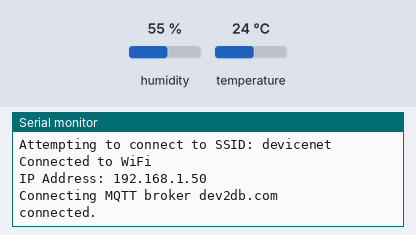
The sketch below on a simulated Arduino MKR. Parts: the last lines printed to the serial monitor. Inputs (shaded band) come from the test bench; at power-on: humidity 55 %, temperature 24 °C. WiFi joins after 1.5 s; servers stay silent unless stated; no MQTT or app messages arrive unless stated.

Above: at 2.7 s.
2.8 s: humidity set to 22 %
At 11.0 s:
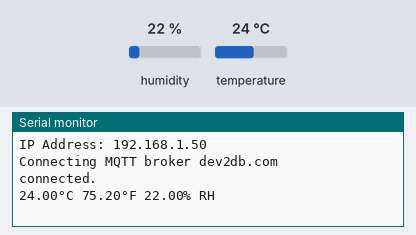
16.6 s: temperature set to 12 °C
At 21.1 s:
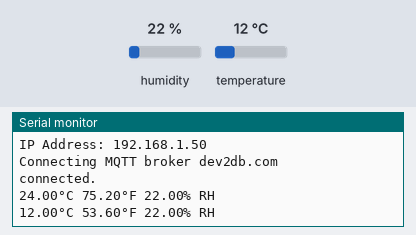
30.4 s: humidity set to 40 %
At 41.2 s:
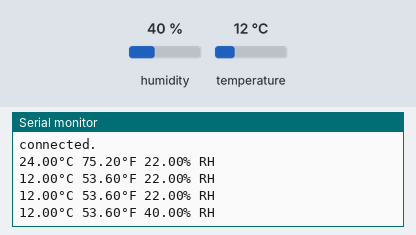

The sketch:

TemperatureHumidity.ino
```cpp
// Send temperature and humidity data to MQTT
//
// WiFiNINA https://www.arduino.cc/en/Reference/WiFiNINA (MKR WiFi 1010)
// Arduino MQTT Client  https://github.com/arduino-libraries/ArduinoMqttClient
// Adafruit DHT

#include <WiFiNINA.h>
#include <ArduinoMqttClient.h>
#include <Wire.h>
#include "Adafruit_SHT31.h"

#include "config.h"

Adafruit_SHT31 sht31 = Adafruit_SHT31();

WiFiSSLClient net;
MqttClient mqtt(net);

String temperatureTopic = "itp/" + DEVICE_ID + "/temperature";
String humidityTopic = "itp/" + DEVICE_ID + "/humidity";

// Publish every 10 seconds for the workshop. Real world apps need this data every 5 or 10 minutes.
unsigned long publishInterval = 10 * 1000;
unsigned long lastMillis = 0;

void setup() {
  Serial.begin(9600);

  // Wait for a serial connection
  while (!Serial) { }

  // initialize the SHT31 sensor
  if (! sht31.begin(SHT31_DEFAULT_ADDR)) {
    Serial.println("Couldn't find SHT31");
    while (1) { delay(1); }       // wait forever
  }

  Serial.println("Connecting WiFi");
  connectWiFi();
}

void loop() {
  if (WiFi.status() != WL_CONNECTED) {
    connectWiFi();
  }

  if (!mqtt.connected()) {
    connectMQTT();
  }

  // poll for new MQTT messages and send keep alives
  mqtt.poll();

  if (millis() - lastMillis > publishInterval) {
    lastMillis = millis();

    // read the sensor values
    float temperatureC = sht31.readTemperature();
    float temperatureF = temperatureC * 1.8 + 32;
    float humidity    = sht31.readHumidity();

    Serial.print(temperatureC);
    Serial.print("°C ");
    Serial.print(temperatureF);
    Serial.print("°F ");
    Serial.print(humidity);
    Serial.println("% RH");

    mqtt.beginMessage(temperatureTopic);
    mqtt.print(temperatureF);
    mqtt.endMessage();

    mqtt.beginMessage(humidityTopic);
    mqtt.print(humidity);
    mqtt.endMessage();
  }
}

void connectWiFi() {
  // Check for the WiFi module
  if (WiFi.status() == WL_NO_MODULE) {
    Serial.println("Communication with WiFi module failed!");
    // don't continue
    while (true);
  }

  Serial.print("WiFi firmware version ");
  Serial.println(WiFi.firmwareVersion());

  Serial.print("Attempting to connect to SSID: ");
  Serial.print(WIFI_SSID);
  Serial.print(" ");

  while (WiFi.begin(WIFI_SSID, WIFI_PASSWORD) != WL_CONNECTED) {
    // failed, retry
    Serial.print(".");
    delay(3000);
  }

  Serial.println("Connected to WiFi");
  printWiFiStatus();

}

void connectMQTT() {
  Serial.print("Connecting MQTT broker ");
  Serial.println(MQTT_BROKER);
  mqtt.setId(DEVICE_ID);
  mqtt.setUsernamePassword(MQTT_USER, MQTT_PASSWORD);

  while (!mqtt.connect(MQTT_BROKER, MQTT_PORT)) {
    Serial.print("Connection error ");
    Serial.println(mqtt.connectError());
    Serial.println("Waiting 5 seconds before retrying");
    delay(5000);
    // check the wifi before looping again
    if (WiFi.status() != WL_CONNECTED) {
      connectWiFi();
    }
  }

  Serial.println("connected.");
}

void printWiFiStatus() {
  // print your WiFi IP address:
  IPAddress ip = WiFi.localIP();
  Serial.print("IP Address: ");
  Serial.println(ip);
}
```

config.h
```cpp
const char WIFI_SSID[] = "devicenet";
const char WIFI_PASSWORD[] = "random-token";

const char MQTT_BROKER[] = "dev2db.com";
const int MQTT_PORT = 8883;
const char MQTT_USER[] = "samantha";
const char MQTT_PASSWORD[] = "secret";

const String DEVICE_ID = "device_00";
```

Measured:
- after the input at 2.8 s, the serial monitor: prints a new line after 7.2 s (image 1)
- after the input at 16.6 s, the serial monitor: prints a new line after 3.4 s (image 2)
- after the input at 30.4 s, the serial monitor: prints a new line after 9.6 s (image 3)
